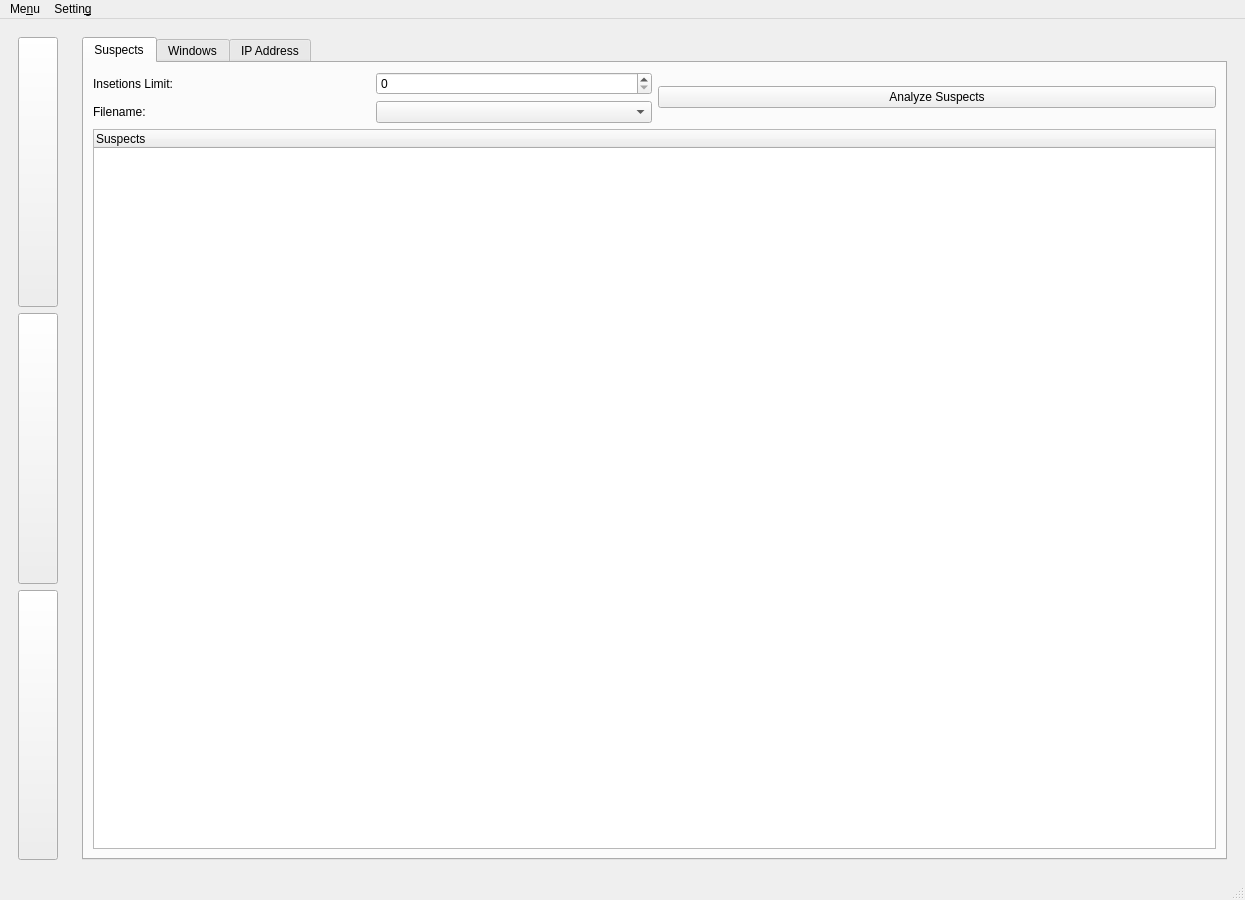
<?xml version="1.0" encoding="UTF-8"?>
<ui version="4.0">
 <class>MainWindow</class>
 <widget class="QMainWindow" name="MainWindow">
  <property name="geometry">
   <rect>
    <x>0</x>
    <y>0</y>
    <width>1245</width>
    <height>900</height>
   </rect>
  </property>
  <property name="windowTitle">
   <string>MainWindow</string>
  </property>
  <widget class="QWidget" name="centralwidget">
   <layout class="QHBoxLayout" name="horizontalLayout_2">
    <item>
     <layout class="QHBoxLayout" name="horizontalLayout">
      <item>
       <widget class="QWidget" name="widget" native="true">
        <layout class="QVBoxLayout" name="verticalLayout_2">
         <item>
          <layout class="QVBoxLayout" name="verticalLayout">
           <item>
            <widget class="QPushButton" name="page1_btn">
             <property name="sizePolicy">
              <sizepolicy hsizetype="Maximum" vsizetype="Expanding">
               <horstretch>0</horstretch>
               <verstretch>0</verstretch>
              </sizepolicy>
             </property>
             <property name="minimumSize">
              <size>
               <width>0</width>
               <height>50</height>
              </size>
             </property>
             <property name="text">
              <string/>
             </property>
             <property name="icon">
              <iconset>
               <normaloff>../img/lup.svg</normaloff>../img/lup.svg</iconset>
             </property>
             <property name="iconSize">
              <size>
               <width>64</width>
               <height>64</height>
              </size>
             </property>
            </widget>
           </item>
           <item>
            <widget class="QPushButton" name="page2_btn">
             <property name="sizePolicy">
              <sizepolicy hsizetype="Minimum" vsizetype="Expanding">
               <horstretch>0</horstretch>
               <verstretch>0</verstretch>
              </sizepolicy>
             </property>
             <property name="minimumSize">
              <size>
               <width>0</width>
               <height>50</height>
              </size>
             </property>
             <property name="text">
              <string/>
             </property>
             <property name="icon">
              <iconset>
               <normaloff>../img/history.svg</normaloff>../img/history.svg</iconset>
             </property>
             <property name="iconSize">
              <size>
               <width>64</width>
               <height>64</height>
              </size>
             </property>
            </widget>
           </item>
           <item>
            <widget class="QPushButton" name="page3_btn">
             <property name="sizePolicy">
              <sizepolicy hsizetype="Minimum" vsizetype="Expanding">
               <horstretch>0</horstretch>
               <verstretch>0</verstretch>
              </sizepolicy>
             </property>
             <property name="minimumSize">
              <size>
               <width>0</width>
               <height>50</height>
              </size>
             </property>
             <property name="text">
              <string/>
             </property>
             <property name="icon">
              <iconset>
               <normaloff>../img/search.svg</normaloff>../img/search.svg</iconset>
             </property>
             <property name="iconSize">
              <size>
               <width>64</width>
               <height>56</height>
              </size>
             </property>
            </widget>
           </item>
          </layout>
         </item>
        </layout>
       </widget>
      </item>
      <item>
       <widget class="QStackedWidget" name="stackedWidget">
        <property name="currentIndex">
         <number>2</number>
        </property>
        <widget class="QWidget" name="page">
         <layout class="QVBoxLayout" name="verticalLayout_3">
          <item>
           <widget class="QGroupBox" name="groupBox_2">
            <property name="minimumSize">
             <size>
              <width>0</width>
              <height>50</height>
             </size>
            </property>
            <property name="title">
             <string>Appearance</string>
            </property>
            <layout class="QHBoxLayout" name="horizontalLayout_9">
             <item>
              <layout class="QHBoxLayout" name="horizontalLayout_8">
               <item>
                <widget class="QRadioButton" name="main_reldate_rbtn">
                 <property name="text">
                  <string>Re&amp;lative Date</string>
                 </property>
                </widget>
               </item>
               <item>
                <widget class="QRadioButton" name="main_realdate_rbtn">
                 <property name="text">
                  <string>Real &amp;Date</string>
                 </property>
                </widget>
               </item>
              </layout>
             </item>
            </layout>
           </widget>
          </item>
          <item>
           <widget class="QTableWidget" name="main_table">
            <column>
             <property name="text">
              <string>Name</string>
             </property>
            </column>
            <column>
             <property name="text">
              <string>Nim</string>
             </property>
            </column>
            <column>
             <property name="text">
              <string>Total Records</string>
             </property>
            </column>
            <column>
             <property name="text">
              <string>Work Duration</string>
             </property>
            </column>
            <column>
             <property name="text">
              <string>First Record</string>
             </property>
            </column>
            <column>
             <property name="text">
              <string>Last Record</string>
             </property>
            </column>
           </widget>
          </item>
         </layout>
        </widget>
        <widget class="QWidget" name="page_3">
         <layout class="QGridLayout" name="gridLayout">
          <item row="0" column="0">
           <widget class="QGroupBox" name="groupBox_3">
            <property name="sizePolicy">
             <sizepolicy hsizetype="Preferred" vsizetype="Maximum">
              <horstretch>0</horstretch>
              <verstretch>0</verstretch>
             </sizepolicy>
            </property>
            <property name="title">
             <string>Appearance</string>
            </property>
            <layout class="QVBoxLayout" name="verticalLayout_17">
             <item>
              <layout class="QHBoxLayout" name="horizontalLayout_7">
               <item>
                <widget class="QGroupBox" name="groupBox_5">
                 <property name="title">
                  <string>File Contens</string>
                 </property>
                 <layout class="QVBoxLayout" name="verticalLayout_15">
                  <item>
                   <layout class="QVBoxLayout" name="verticalLayout_14">
                    <item>
                     <layout class="QHBoxLayout" name="horizontalLayout_3">
                      <item>
                       <widget class="QRadioButton" name="diff_mode_rbtn">
                        <property name="text">
                         <string>&amp;Diff Mode</string>
                        </property>
                       </widget>
                      </item>
                      <item>
                       <widget class="QRadioButton" name="show_mode_rbtn">
                        <property name="text">
                         <string>Show Mode</string>
                        </property>
                       </widget>
                      </item>
                     </layout>
                    </item>
                    <item>
                     <layout class="QHBoxLayout" name="horizontalLayout_15">
                      <item>
                       <widget class="QLabel" name="label_4">
                        <property name="text">
                         <string>Filename:</string>
                        </property>
                       </widget>
                      </item>
                      <item>
                       <widget class="QComboBox" name="filename_combo">
                        <property name="sizePolicy">
                         <sizepolicy hsizetype="MinimumExpanding" vsizetype="Fixed">
                          <horstretch>0</horstretch>
                          <verstretch>0</verstretch>
                         </sizepolicy>
                        </property>
                       </widget>
                      </item>
                     </layout>
                    </item>
                   </layout>
                  </item>
                 </layout>
                </widget>
               </item>
               <item>
                <widget class="QGroupBox" name="log_appearance_box">
                 <property name="sizePolicy">
                  <sizepolicy hsizetype="MinimumExpanding" vsizetype="Preferred">
                   <horstretch>0</horstretch>
                   <verstretch>0</verstretch>
                  </sizepolicy>
                 </property>
                 <property name="title">
                  <string>Log Appearance</string>
                 </property>
                 <property name="checkable">
                  <bool>false</bool>
                 </property>
                 <layout class="QVBoxLayout" name="verticalLayout_16">
                  <item>
                   <layout class="QVBoxLayout" name="verticalLayout_4">
                    <item>
                     <widget class="QCheckBox" name="stats_check">
                      <property name="text">
                       <string>Line Insertion Deletion</string>
                      </property>
                     </widget>
                    </item>
                    <item>
                     <layout class="QHBoxLayout" name="horizontalLayout_10">
                      <item>
                       <widget class="QRadioButton" name="log_realdate_rbtn">
                        <property name="text">
                         <string>Rea&amp;l Date</string>
                        </property>
                       </widget>
                      </item>
                      <item>
                       <widget class="QRadioButton" name="log_reldate_rbtn">
                        <property name="text">
                         <string>Relative &amp;Date</string>
                        </property>
                       </widget>
                      </item>
                     </layout>
                    </item>
                    <item>
                     <widget class="QCheckBox" name="sha_check">
                      <property name="text">
                       <string>SHA</string>
                      </property>
                     </widget>
                    </item>
                   </layout>
                  </item>
                 </layout>
                </widget>
               </item>
              </layout>
             </item>
            </layout>
           </widget>
          </item>
          <item row="1" column="0">
           <widget class="QSplitter" name="splitter_2">
            <property name="orientation">
             <enum>Qt::Horizontal</enum>
            </property>
            <widget class="QSplitter" name="splitter">
             <property name="orientation">
              <enum>Qt::Vertical</enum>
             </property>
             <widget class="QGroupBox" name="groupBox">
              <property name="minimumSize">
               <size>
                <width>0</width>
                <height>100</height>
               </size>
              </property>
              <property name="maximumSize">
               <size>
                <width>16777215</width>
                <height>100</height>
               </size>
              </property>
              <property name="title">
               <string>GroupBox</string>
              </property>
              <layout class="QHBoxLayout" name="horizontalLayout_14">
               <item>
                <layout class="QHBoxLayout" name="horizontalLayout_13">
                 <item>
                  <layout class="QHBoxLayout" name="horizontalLayout_11">
                   <item>
                    <layout class="QVBoxLayout" name="verticalLayout_19">
                     <item>
                      <widget class="QLabel" name="name_const_lbl">
                       <property name="text">
                        <string>&lt;html&gt;&lt;head/&gt;&lt;body&gt;&lt;p&gt;&lt;span style=&quot; font-weight:600;&quot;&gt;Login Name:&lt;/span&gt;&lt;/p&gt;&lt;/body&gt;&lt;/html&gt;</string>
                       </property>
                      </widget>
                     </item>
                     <item>
                      <widget class="QLabel" name="machine_const_lbl">
                       <property name="text">
                        <string>&lt;html&gt;&lt;head/&gt;&lt;body&gt;&lt;p&gt;&lt;span style=&quot; font-weight:600;&quot;&gt;Machine name:&lt;/span&gt;&lt;/p&gt;&lt;/body&gt;&lt;/html&gt;</string>
                       </property>
                      </widget>
                     </item>
                    </layout>
                   </item>
                   <item>
                    <layout class="QVBoxLayout" name="verticalLayout_18">
                     <item>
                      <widget class="QLabel" name="name_lbl">
                       <property name="text">
                        <string/>
                       </property>
                      </widget>
                     </item>
                     <item>
                      <widget class="QLabel" name="machine_lbl">
                       <property name="text">
                        <string/>
                       </property>
                      </widget>
                     </item>
                    </layout>
                   </item>
                  </layout>
                 </item>
                 <item>
                  <layout class="QHBoxLayout" name="horizontalLayout_12">
                   <item>
                    <layout class="QVBoxLayout" name="verticalLayout_20">
                     <item>
                      <widget class="QLabel" name="ip_const_lbl">
                       <property name="text">
                        <string>&lt;html&gt;&lt;head/&gt;&lt;body&gt;&lt;p&gt;&lt;span style=&quot; font-weight:600;&quot;&gt;IP Address:&lt;/span&gt;&lt;/p&gt;&lt;/body&gt;&lt;/html&gt;</string>
                       </property>
                      </widget>
                     </item>
                     <item>
                      <widget class="QLabel" name="label_10">
                       <property name="text">
                        <string/>
                       </property>
                      </widget>
                     </item>
                    </layout>
                   </item>
                   <item>
                    <layout class="QVBoxLayout" name="verticalLayout_21">
                     <item>
                      <widget class="QLabel" name="ip_lbl">
                       <property name="text">
                        <string/>
                       </property>
                      </widget>
                     </item>
                     <item>
                      <widget class="QLabel" name="label_11">
                       <property name="text">
                        <string/>
                       </property>
                      </widget>
                     </item>
                    </layout>
                   </item>
                  </layout>
                 </item>
                </layout>
               </item>
              </layout>
             </widget>
             <widget class="QTreeWidget" name="windows_tree">
              <property name="sizePolicy">
               <sizepolicy hsizetype="Expanding" vsizetype="Preferred">
                <horstretch>0</horstretch>
                <verstretch>0</verstretch>
               </sizepolicy>
              </property>
              <property name="minimumSize">
               <size>
                <width>0</width>
                <height>100</height>
               </size>
              </property>
              <property name="maximumSize">
               <size>
                <width>16777215</width>
                <height>16777215</height>
               </size>
              </property>
              <column>
               <property name="text">
                <string notr="true">WIndows</string>
               </property>
              </column>
             </widget>
             <widget class="QPlainTextEdit" name="file_content_widget">
              <property name="minimumSize">
               <size>
                <width>0</width>
                <height>400</height>
               </size>
              </property>
             </widget>
            </widget>
            <widget class="QTreeWidget" name="log_tree">
             <column>
              <property name="text">
               <string>Relative Date</string>
              </property>
             </column>
             <column>
              <property name="text">
               <string>Date</string>
              </property>
             </column>
             <column>
              <property name="text">
               <string>SHA</string>
              </property>
             </column>
             <column>
              <property name="text">
               <string>Insertions</string>
              </property>
             </column>
             <column>
              <property name="text">
               <string>Deletions</string>
              </property>
             </column>
            </widget>
           </widget>
          </item>
          <item row="2" column="0">
           <widget class="QPushButton" name="show_editdistance_action">
            <property name="text">
             <string>Show Editdistance</string>
            </property>
           </widget>
          </item>
         </layout>
        </widget>
        <widget class="QWidget" name="page_4">
         <layout class="QVBoxLayout" name="verticalLayout_13">
          <item>
           <widget class="QTabWidget" name="tabWidget">
            <property name="currentIndex">
             <number>0</number>
            </property>
            <widget class="QWidget" name="tab">
             <attribute name="title">
              <string>Suspects</string>
             </attribute>
             <layout class="QVBoxLayout" name="verticalLayout_8">
              <item>
               <layout class="QVBoxLayout" name="verticalLayout_7">
                <item>
                 <layout class="QHBoxLayout" name="horizontalLayout_5">
                  <item>
                   <layout class="QHBoxLayout" name="horizontalLayout_4">
                    <item>
                     <layout class="QVBoxLayout" name="verticalLayout_5">
                      <item>
                       <widget class="QLabel" name="label">
                        <property name="text">
                         <string>Insetions Limit:</string>
                        </property>
                       </widget>
                      </item>
                      <item>
                       <widget class="QLabel" name="label_2">
                        <property name="text">
                         <string>Filename:</string>
                        </property>
                       </widget>
                      </item>
                     </layout>
                    </item>
                    <item>
                     <layout class="QVBoxLayout" name="verticalLayout_6">
                      <item>
                       <widget class="QSpinBox" name="insertion_limit_spin"/>
                      </item>
                      <item>
                       <widget class="QComboBox" name="filename_combo_2"/>
                      </item>
                     </layout>
                    </item>
                   </layout>
                  </item>
                  <item>
                   <widget class="QPushButton" name="analyze_suspects_btn">
                    <property name="text">
                     <string>Analyze Suspects</string>
                    </property>
                   </widget>
                  </item>
                 </layout>
                </item>
                <item>
                 <widget class="QTreeWidget" name="suspects_tree">
                  <column>
                   <property name="text">
                    <string>Suspects</string>
                   </property>
                  </column>
                 </widget>
                </item>
               </layout>
              </item>
             </layout>
            </widget>
            <widget class="QWidget" name="tab_3">
             <attribute name="title">
              <string>Windows</string>
             </attribute>
             <layout class="QVBoxLayout" name="verticalLayout_10">
              <item>
               <layout class="QVBoxLayout" name="verticalLayout_9">
                <item>
                 <layout class="QHBoxLayout" name="horizontalLayout_6">
                  <item>
                   <widget class="QLabel" name="label_3">
                    <property name="text">
                     <string>Windows Name:</string>
                    </property>
                   </widget>
                  </item>
                  <item>
                   <widget class="QLineEdit" name="windows_name_widget"/>
                  </item>
                  <item>
                   <widget class="QPushButton" name="windows_search_btn">
                    <property name="text">
                     <string>Search</string>
                    </property>
                   </widget>
                  </item>
                 </layout>
                </item>
                <item>
                 <widget class="QTreeWidget" name="windows_search_tree">
                  <column>
                   <property name="text">
                    <string notr="true">1</string>
                   </property>
                  </column>
                 </widget>
                </item>
               </layout>
              </item>
             </layout>
            </widget>
            <widget class="QWidget" name="tab_2">
             <attribute name="title">
              <string>IP Address</string>
             </attribute>
             <layout class="QVBoxLayout" name="verticalLayout_12">
              <item>
               <layout class="QVBoxLayout" name="verticalLayout_11">
                <item>
                 <widget class="QPushButton" name="group_by_ip_btn">
                  <property name="text">
                   <string>Group by IP Address</string>
                  </property>
                 </widget>
                </item>
                <item>
                 <widget class="QTreeWidget" name="group_by_ip_tree">
                  <column>
                   <property name="text">
                    <string notr="true">1</string>
                   </property>
                  </column>
                 </widget>
                </item>
               </layout>
              </item>
             </layout>
            </widget>
           </widget>
          </item>
         </layout>
        </widget>
       </widget>
      </item>
     </layout>
    </item>
   </layout>
  </widget>
  <widget class="QMenuBar" name="menubar">
   <property name="geometry">
    <rect>
     <x>0</x>
     <y>0</y>
     <width>1245</width>
     <height>19</height>
    </rect>
   </property>
   <widget class="QMenu" name="menuMenu">
    <property name="title">
     <string>Me&amp;nu</string>
    </property>
    <addaction name="open_records_action"/>
    <addaction name="quit_action"/>
   </widget>
   <widget class="QMenu" name="menuSetting">
    <property name="title">
     <string>Settin&amp;g</string>
    </property>
    <widget class="QMenu" name="menuTheme">
     <property name="title">
      <string>&amp;Theme</string>
     </property>
     <addaction name="light_theme_action"/>
     <addaction name="dark_theme_action"/>
    </widget>
    <addaction name="menuTheme"/>
   </widget>
   <addaction name="menuMenu"/>
   <addaction name="menuSetting"/>
  </widget>
  <widget class="QStatusBar" name="statusbar"/>
  <action name="open_records_action">
   <property name="text">
    <string>&amp;Open Records</string>
   </property>
  </action>
  <action name="quit_action">
   <property name="text">
    <string>&amp;Quit</string>
   </property>
  </action>
  <action name="light_theme_action">
   <property name="text">
    <string>&amp;Light</string>
   </property>
  </action>
  <action name="dark_theme_action">
   <property name="text">
    <string>&amp;Dark</string>
   </property>
  </action>
 </widget>
 <resources/>
 <connections/>
</ui>
